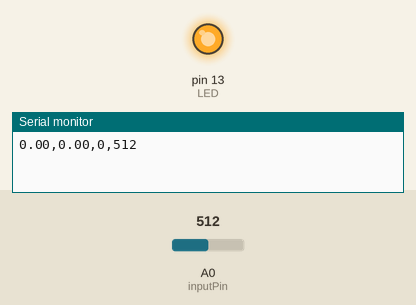
The sketch below on a simulated Arduino Uno, built with avr-gcc and run on an emulated ATmega328P. Parts: output pins drawn as LEDs (lit = HIGH), the last lines printed to the serial monitor. The test bench sets the inputs (shaded band); at power-on: A0 (inputPin) = 512.

Above: at 0.1 s.
At 5.1 s:
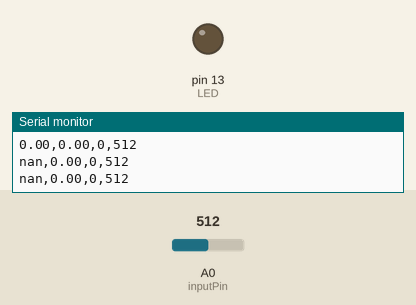
Timing chart, 0 to 6.6 s (numbered marks = the images above):
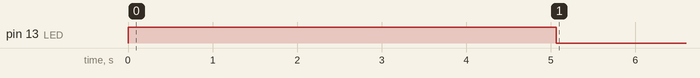

The sketch:

testing_code.ino
```cpp
#include <Statistic.h>

#include <RunningMedian.h>

//100hz sample rate or 100 samples a sec.
//take one reading dealy .01ms then take next reading
//More like a 50hz realtime read because of math in between each reading
int const sampleRate = 100;

int const LED = 13;

//RunningMedian:  used to find the running median/Highest reading
RunningMedian data_1 = RunningMedian(100);
RunningMedian data_2 = RunningMedian(20);
RunningMedian data_3 = RunningMedian(20);
//Statistic library used for standard devivation

float tmp; //temp variable to hold each reading
float thresholdLower;  //standard devivation
float thresholdHigher;
int inputPin = A0;  //input pin

int index = 0;  //keep track of cycles through loop


int lastReading =0;
int currentReading = 0;
bool downward;
bool upward;
int indexLow = 0;
int indexHigh = 0;

int result;
void setup()
{
  Serial.begin(9600);
  pinMode(LED, OUTPUT);

  //analogReference(INTERNAL);

}

void loop()
{
  tmp = analogRead(inputPin);
  //thresholdHigher = analogRead(A2);
  //thresholdLower = data_1.getHighest();
  data_1.add(tmp);
  //data_2.add(tmp);
  index++;
  lastReading = currentReading;
  currentReading = data_1.getAverage();

  if(currentReading < lastReading)
    data_2.add(lastReading);

  if(currentReading > lastReading)
    data_3.add(lastReading);

  if (currentReading > thresholdHigher)
    digitalWrite(LED, HIGH);
  else
    digitalWrite(LED, LOW);


  if (index >= 50)
  {
      thresholdHigher = data_2.getHighest();
      thresholdLower = data_3.getLowest();
      result = thresholdHigher - thresholdLower;

      index = 0;
  }

  Serial.print(thresholdHigher);
  Serial.print(",");
  Serial.print(thresholdLower);
  Serial.print(",");
  Serial.print(result);
  Serial.print(",");
  Serial.println(currentReading);
  delay(sampleRate);

}
```

Measured:
- by itself, pin 13 (LED): LOW → HIGH at 0.00 s, → LOW 5.1 s later
